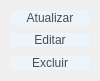
                      <widget class="QWidget" name="page_6">
                       <property name="geometry">
                        <rect>
                         <x>0</x>
                         <y>0</y>
                         <width>100</width>
                         <height>81</height>
                        </rect>
                       </property>
                       <attribute name="label">
                        <string>Service Desk</string>
                       </attribute>
                       <layout class="QVBoxLayout" name="verticalLayout_38">
                        <item>
                         <widget class="QPushButton" name="pushButton_16">
                          <property name="sizePolicy">
                           <sizepolicy hsizetype="Minimum" vsizetype="Expanding">
                            <horstretch>0</horstretch>
                            <verstretch>0</verstretch>
                           </sizepolicy>
                          </property>
                          <property name="styleSheet">
                           <string notr="true">background-color: rgb(237, 245, 252);
border-radius: 10px;
color: rgb(76, 76, 76);
border-color: none;</string>
                          </property>
                          <property name="text">
                           <string>Atualizar</string>
                          </property>
                         </widget>
                        </item>
                        <item>
                         <spacer name="verticalSpacer_4">
                          <property name="orientation">
                           <enum>Qt::Vertical</enum>
                          </property>
                          <property name="sizeHint" stdset="0">
                           <size>
                            <width>40</width>
                            <height>20</height>
                           </size>
                          </property>
                         </spacer>
                        </item>
                        <item>
                         <widget class="QPushButton" name="pushButton_18">
                          <property name="sizePolicy">
                           <sizepolicy hsizetype="Minimum" vsizetype="Expanding">
                            <horstretch>0</horstretch>
                            <verstretch>0</verstretch>
                           </sizepolicy>
                          </property>
                          <property name="styleSheet">
                           <string notr="true">background-color: rgb(237, 245, 252);
border-radius: 10px;
color: rgb(76, 76, 76);
border-color: none;</string>
                          </property>
                          <property name="text">
                           <string>Editar</string>
                          </property>
                         </widget>
                        </item>
                        <item>
                         <spacer name="verticalSpacer_7">
                          <property name="orientation">
                           <enum>Qt::Vertical</enum>
                          </property>
                          <property name="sizeHint" stdset="0">
                           <size>
                            <width>40</width>
                            <height>20</height>
                           </size>
                          </property>
                         </spacer>
                        </item>
                        <item>
                         <widget class="QPushButton" name="pushButton_19">
                          <property name="sizePolicy">
                           <sizepolicy hsizetype="Minimum" vsizetype="Expanding">
                            <horstretch>0</horstretch>
                            <verstretch>0</verstretch>
                           </sizepolicy>
                          </property>
                          <property name="styleSheet">
                           <string notr="true">background-color: rgb(237, 245, 252);
border-radius: 10px;
color: rgb(76, 76, 76);
border-color: none;</string>
                          </property>
                          <property name="text">
                           <string>Excluir</string>
                          </property>
                         </widget>
                        </item>
                       </layout>
                      </widget>
